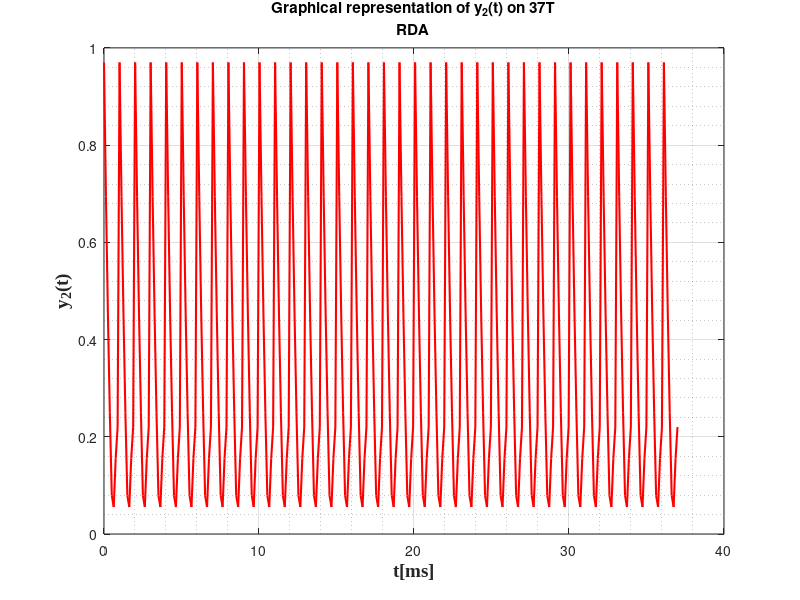

This figure's MATLAB source:
%y2(t) 
T_2=1;
t = linspace(0,1,8);
x = 0.86*t.^2-2.05*t+0.97;
v=ones(1,37);
for i=1:37
   if mod(i,2) == 1
       v(i)=-v(i);
   end
end
y2=x'*v;
y2=y2(:);
for i = 1:148*2
    if y2(i) < 0
        y2(i) = -y2(i);
    end
end
T2=linspace(0,37*T_2,(T_2+1)*37*4);
T2=T2(:);
plot(T2,y2,'r','LineWidth',1.5);
grid on;
grid minor;
xlabel('t[ms]', 'fontweight', 'bold', 'fontsize', 14, 'FontName', 'Times New Roman');
ylabel('y_{2}(t)','fontweight','bold','fontsize', 14, 'FontName', 'Times New Roman');
title({'Graphical representation of y_{2}(t) on 37T';'RDA'});
